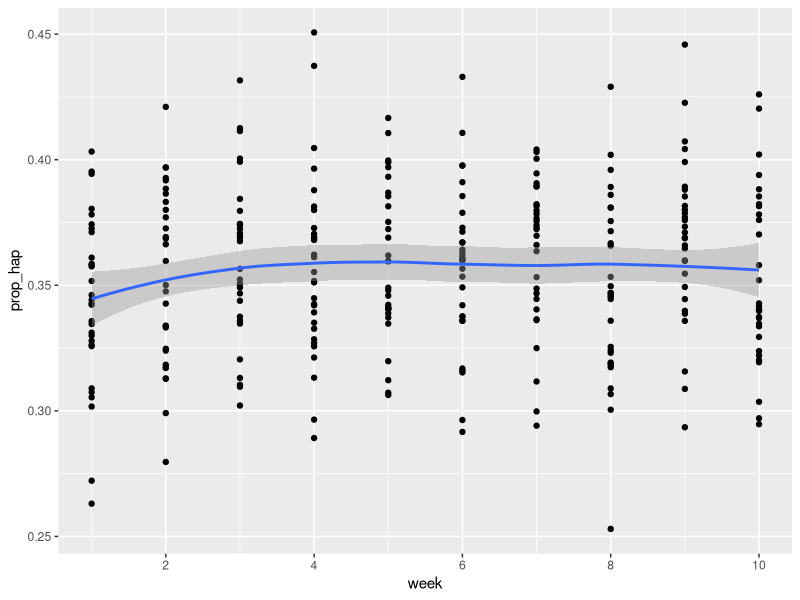
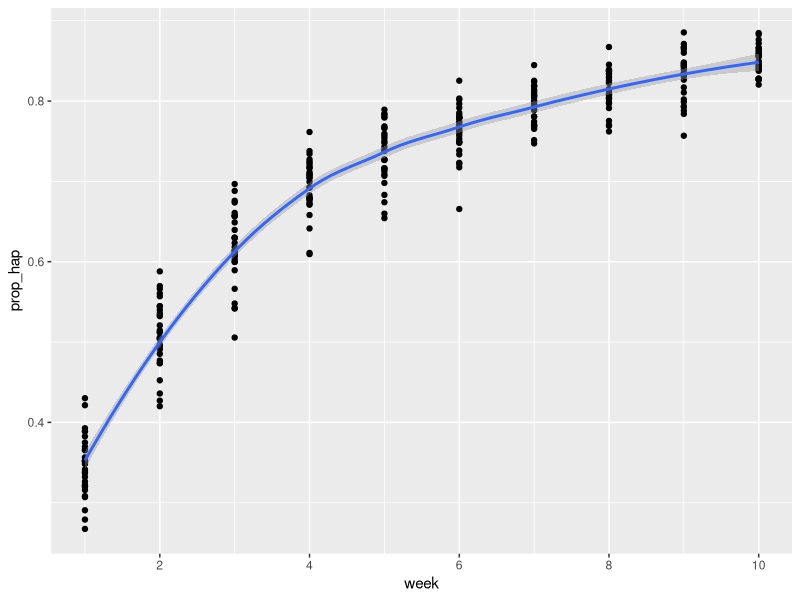

Here is the R script that generated these plots, in order: (Note: this script raises an error after producing the figures.)
## ---- chunk 1
library(stringi)
library(dplyr)
library(tidytext)
library(ggplot2)
library(scales)
## ---- chunk 2
## Varying total happy word numbers example

lipsum_text <- data.frame(text = stri_rand_lipsum(5000, start_lipsum = TRUE))

lipsum_text$happyn <- as.character("")
lipsum_text$happyu <- as.character("")
lipsum_text$happyd <- as.character("")

lipsum_text$week <- as.integer(rep(seq.int(1:10), 5000/10))
lipsum_text$student <- sample(1:30,5000, replace = T)

for(i in 1:nrow(lipsum_text)) {
  week <- lipsum_text[i,5]
  happyn <- paste(rep("happy", times = sample(1:100, 1)), collapse = " ")
  happyu <- paste(rep("happy", times = sample(1:100, 1)*week), collapse = " ")
  happyd <- paste(rep("happy", times = sample(1:100, 1)*1/week), collapse = " ")
  lipsum_text[i, 2] <- happyn
  lipsum_text[i, 3] <- happyu
  lipsum_text[i, 4] <- happyd
}

lipsum_text$happyn <- paste(lipsum_text$text, lipsum_text$happyn)
lipsum_text$happyu <- paste(lipsum_text$text, lipsum_text$happyu)
lipsum_text$happyd <- paste(lipsum_text$text, lipsum_text$happyd)

happyn <- lipsum_text %>% 
  select(happyn, week, student) %>%
  unnest_tokens(word, happyn) %>%
  group_by(week, student) 
happyu <- lipsum_text %>% 
  select(happyu, week, student) %>%
  unnest_tokens(word, happyu) %>%
  group_by(week, student) 
happyd <- lipsum_text %>% 
  select(happyd, week, student) %>%
  unnest_tokens(word, happyd) %>%
  group_by(week, student)

happyn$happy <- as.integer(grepl("happy", x = happyn$word))
happyu$happy <- as.integer(grepl("happy", x = happyu$word))
happyd$happy <- as.integer(grepl("happy", x = happyd$word))

happys <- list(happyn, happyu, happyd)

## ---- chunk 3
head(happyn)
## ---- chunk 4
head(happyu)
## ---- chunk 5
head(happyd)
## ---- chunk 6
happyn %>%
  group_by(week, student) %>%
  mutate(index_total = n()) %>%
  filter(happy == 1) %>%
  summarise(
    sum_hap = sum(happy),
    index_total = index_total,
    prop_hap = sum_hap / index_total
  ) %>%
  distinct() %>%
  ggplot() +
  geom_point(aes(week, prop_hap)) +
  geom_smooth(aes(week, prop_hap)) +
  scale_x_continuous(breaks = pretty_breaks())
## ---- chunk 7
happyu %>%
  group_by(week, student) %>%
  mutate(index_total = n()) %>%
  filter(happy == 1) %>%
  summarise(
    sum_hap = sum(happy),
    index_total = index_total,
    prop_hap = sum_hap / index_total
  ) %>%
  distinct() %>%
  ggplot() +
  geom_point(aes(week, prop_hap)) +
  geom_smooth(aes(week, prop_hap)) +
  scale_x_continuous(breaks = pretty_breaks())
## ---- chunk 8
happyd %>%
  group_by(week, student) %>%
  mutate(index_total = n()) %>%
  filter(happy == 1) %>%
  summarise(
    sum_hap = sum(happy),
    index_total = index_total,
    prop_hap = sum_hap / index_total
  ) %>%
  distinct() %>%
  ggplot() +
  geom_point(aes(week, prop_hap)) +
  geom_smooth(aes(week, prop_hap)) +
  scale_x_continuous(breaks = pretty_breaks())
## ---- chunk 9
lipsum_text$lipsumn <- as.character("")
lipsum_text$lipsumu <- as.character("")
lipsum_text$lipsumd <- as.character("")

for(i in 1:nrow(lipsum_text)) {
  week <- lipsum_text[i,5]
  lipsumn <- paste(rep(stri_rand_lipsum(1, start_lipsum = TRUE), 
                       times = 1), collapse = " ")
  lipsumu <- paste(rep(stri_rand_lipsum(1, start_lipsum = TRUE), 
                       times = sample(1:10,1)*week), collapse = " ")
  lipsumd <- paste(rep(stri_rand_lipsum(1, start_lipsum = TRUE), 
                       times = sample(1:10,1)*1/week), collapse = " ")
  lipsum_text[i, 7] <- lipsumn
  lipsum_text[i, 8] <- lipsumu
  lipsum_text[i, 9] <- lipsumd
}

lipsum_text$happylipsumn <- paste(lipsum_text$lipsumn, lipsum_text$happyn)
lipsum_text$happylipsumu <- paste(lipsum_text$lipsumu, lipsum_text$happyn)
lipsum_text$happylipsumd <- paste(lipsum_text$lipsumd, lipsum_text$happyn)

happylipsumn <- lipsum_text %>% 
  select(happylipsumn, week, student) %>%
  unnest_tokens(word, happylipsumn) %>%
  group_by(week, student) 
happylipsumu <- lipsum_text %>% 
  select(happylipsumu, week, student) %>%
  unnest_tokens(word, happylipsumu) %>%
  group_by(week, student) 
happylipsumd <- lipsum_text %>% 
  select(happylipsumd, week, student) %>%
  unnest_tokens(word, happylipsumd) %>%
  group_by(week, student) 

happylipsumn$happy <- as.integer(grepl("happy", x = happylipsumn$word))
happylipsumu$happy <- as.integer(grepl("happy", x = happylipsumu$word))
happylipsumd$happy <- as.integer(grepl("happy", x = happylipsumd$word))

lipsums <- list(happylipsumn, happylipsumu, happylipsumd)

## ---- chunk 10
head(happylipsumn)

head(happylipsumu)

head(happylipsumd)
## ---- chunk 11
happylipsumn %>%
    group_by(week, student) %>%
    mutate(index_total = n()) %>%
    filter(happy==1) %>%
    summarise(sum_hap = sum(happy),
              index_total = index_total,
              prop_hap = sum_hap/index_total) %>%
    distinct()
## ---- chunk 12

library(gridExtra)

plots=list()

for (i in seq_along(lipsums)) {
  
  lipsum <- lipsums[[i]]
  
  plots[[i]] <- lipsum %>%
    group_by(week, student) %>%
    mutate(index_total = n()) %>%
    filter(happy==1) %>%
    summarise(sum_hap = sum(happy),
              index_total = index_total,
              prop_hap = sum_hap/index_total) %>%
    distinct() %>%
    ggplot() +
    geom_point(aes(week, prop_hap)) +
    geom_smooth(aes(week, prop_hap)) +
    scale_x_continuous(breaks= pretty_breaks()) +
      theme(axis.text.y=element_text(size=20),
            axis.text.x=element_text(size=20),
            axis.title.x=element_text(size=20, face="bold"),
            axis.title.y=element_text(size=20, face="bold"))
}

do.call("grid.arrange", c(plots, ncol = 2))
